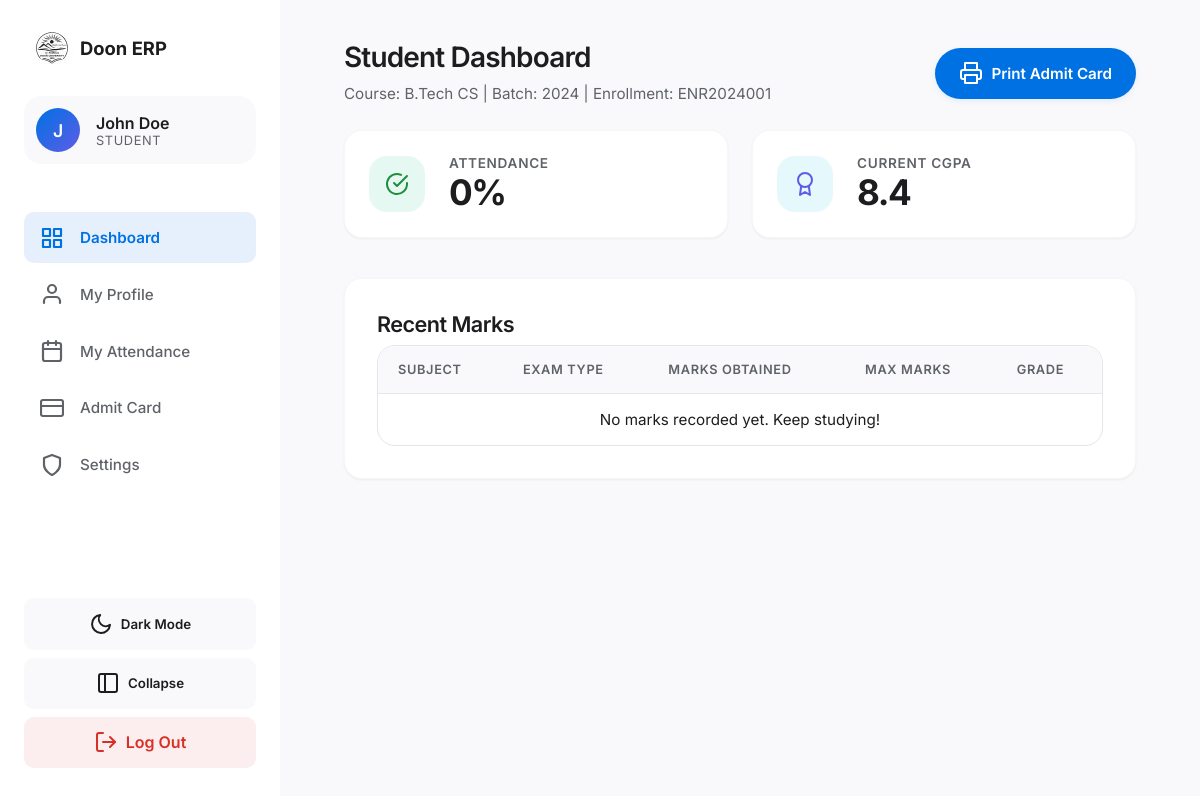
Screenshot of /student_dashboard.php (signed in) with the database file from the repository.
### tables this page shows
CREATE TABLE IF NOT EXISTS students (
    id INT AUTO_INCREMENT PRIMARY KEY,
    user_id INT NOT NULL,
    enrollment_no VARCHAR(50) UNIQUE NOT NULL,
    roll_no VARCHAR(50) UNIQUE DEFAULT NULL,
    course VARCHAR(150) NOT NULL,
    batch_year INT NOT NULL,
    semester INT DEFAULT 1,
    department_name VARCHAR(100) DEFAULT NULL,
    father_name VARCHAR(100) DEFAULT NULL,
    mother_name VARCHAR(100) DEFAULT NULL,
    dob DATE DEFAULT NULL,
    gender ENUM('Male', 'Female', 'Other') DEFAULT NULL,
    cast_category VARCHAR(20) DEFAULT NULL,
    is_ph ENUM('YES', 'NO') DEFAULT 'NO',
    abc_id VARCHAR(50) DEFAULT NULL,
    mobile VARCHAR(20) DEFAULT NULL,
    created_at TIMESTAMP DEFAULT CURRENT_TIMESTAMP,
    updated_at TIMESTAMP DEFAULT CURRENT_TIMESTAMP ON UPDATE CURRENT_TIMESTAMP,
    FOREIGN KEY (user_id) REFERENCES users(id) ON DELETE CASCADE,
    INDEX idx_enrollment (enrollment_no),
    INDEX idx_roll (roll_no)
);

### student_dashboard.php (the view, shortened to what this page needs)
<?php
require_once 'includes/db.php';
require_once 'includes/header.php';
$user_id = $_SESSION['user_id'];
$stmt = $pdo->prepare("SELECT id, enrollment_no, course, batch_year FROM students WHERE user_id = ?");
$stmt->execute([$user_id]);
$student = $stmt->fetch();
$student_id = $student['id'];
$stmt = $pdo->prepare("
    SELECT
        COUNT(*) as total,
        SUM(CASE WHEN status = 'present' THEN 1 ELSE 0 END) as present,
        SUM(CASE WHEN status = 'late' THEN 1 ELSE 0 END) as late
    FROM attendance
    WHERE student_id = ?
");
$stmt->execute([$student_id]);
$attendance_stats = $stmt->fetch();
$total_classes = $attendance_stats['total'];
$present_weighted = $attendance_stats['present'] + ($attendance_stats['late'] * 0.5);
$attendance_percentage = ($total_classes > 0) ? round(($present_weighted / $total_classes) * 100, 1) : 0;
?>
<div class="flex-between mb-3">
    <div>
        <h2>Student Dashboard</h2>
        <p>Course: <?= htmlspecialchars($student['course']) ?> | Batch: <?= htmlspecialchars($student['batch_year']) ?> | Enrollment: <?= htmlspecialchars($student['enrollment_no']) ?></p>
    </div>
    <a href="admit_card.php" class="btn btn-primary" target="_blank"><i data-feather="printer"></i> Print Admit Card</a>
</div>
<div class="dashboard-grid">
    <div class="glass-panel stat-card" onclick="location.href='attendance.php'" style="cursor: pointer;">
        <div class="stat-icon" style="color: var(--success); background: rgba(16, 185, 129, 0.1);"><i data-feather="check-circle"></i></div>
        <div class="stat-info">
            <h4>Attendance</h4>
            <h2><?= $attendance_percentage ?>%</h2>
        </div>
    </div>
    <div class="glass-panel stat-card">
        <div class="stat-icon" style="color: var(--accent); background: rgba(6, 182, 212, 0.1);"><i data-feather="award"></i></div>
        <div class="stat-info">
            <h4>Current CGPA</h4>
            <h2>8.4</h2>
        </div>
    </div>
</div>
<div class="glass-panel">
    <h3>Recent Marks</h3>
    <div class="table-container">
        <table>
            <thead>
                <tr>
                    <th>Subject</th>
                    <th>Exam Type</th>
                    <th>Marks Obtained</th>
                    <th>Max Marks</th>
                    <th>Grade</th>
                </tr>
            </thead>
            <tbody>
                <?php
                $stmt = $pdo->prepare("
                    SELECT m.exam_type, m.marks_obtained, m.max_marks, s.name as subject_name
                    FROM marks m
                    JOIN subjects s ON m.subject_id = s.id
                    WHERE m.student_id = (SELECT id FROM students WHERE user_id = ?)
                    ORDER BY m.id DESC LIMIT 5
                ");
                $stmt->execute([$user_id]);
                $marks = $stmt->fetchAll();
                if (count($marks) > 0):
                    foreach ($marks as $m):
                        $percentage = ($m['marks_obtained'] / $m['max_marks']) * 100;
                        $grade = 'F';
                        $color = 'danger';
                        if ($percentage >= 90) { $grade = 'A+'; $color = 'success'; }
                        elseif ($percentage >= 80) { $grade = 'A'; $color = 'success'; }
                        elseif ($percentage >= 70) { $grade = 'B'; $color = 'primary'; }
                        elseif ($percentage >= 60) { $grade = 'C'; $color = 'primary'; }
                ?>
                <tr>
                    <td><span class="badge badge-secondary"><?= htmlspecialchars($m['subject_name']) ?></span></td>
                    <td><?= ucfirst(htmlspecialchars($m['exam_type'])) ?></td>
                    <td><strong><?= $m['marks_obtained'] ?></strong></td>
                    <td><?= $m['max_marks'] ?></td>
                    <td><span class="badge badge-<?= $color ?>"><?= $grade ?></span></td>
                </tr>
                <?php endforeach; else: ?>
                <tr>
                    <td colspan="5" class="text-center text-muted">No marks recorded yet. Keep studying!</td>
                </tr>
                <?php endif; ?>
            </tbody>
        </table>
    </div>
</div>
<?php require_once 'includes/footer.php'; ?>

### css/style.css (style rules this page uses)
:root { --bg-main: #f9f9fb; --bg-surface: #ffffff; --text-primary: #1d1d1f; --text-secondary: #5f6368; --border-color: #e5e5ea; --primary: #0071e3; --primary-hover: #0077ED; --primary-light: rgba(0, 113, 227, 0.1); --danger: #d93025; --success: #1e8e3e; --accent: #5e5ce6; --shadow-sm: 0 1px 3px rgba(0, 0, 0, 0.04), 0 1px 2px rgba(0, 0, 0, 0.02); --shadow-md: 0 4px 12px rgba(0, 0, 0, 0.05), 0 1px 3px rgba(0, 0, 0, 0.03); --shadow-lg: 0 12px 32px rgba(0, 0, 0, 0.08), 0 2px 6px rgba(0, 0, 0, 0.04); --radius-sm: 10px; --radius-md: 18px; --radius-lg: 24px; --input-bg: #f1f3f4; --input-bg-hover: #e8eaed; --sidebar-width: 280px; --sidebar-collapsed-width: 80px; --transition: 0.3s cubic-bezier(0.2, 0.8, 0.2, 1); }
* { margin: 0; padding: 0; box-sizing: border-box; font-family: 'Inter', -apple-system, BlinkMacSystemFont, 'Segoe UI', Roboto, sans-serif; -webkit-font-smoothing: antialiased; -moz-osx-font-smoothing: grayscale; }
body { background: var(--bg-main); color: var(--text-primary); min-height: 100vh; display: flex; flex-direction: column; transition: background-color var(--transition), color var(--transition); }
.glass-panel, .surface-card { background: var(--bg-surface); border-radius: var(--radius-md); padding: 2rem; box-shadow: var(--shadow-sm); border: 1px solid rgba(0,0,0,0.03); transition: transform var(--transition), box-shadow var(--transition); }
h1, h2, h3, h4 { font-weight: 600; color: var(--text-primary); letter-spacing: -0.025em; margin-bottom: 0.5rem; }
h2 { font-size: 1.75rem; letter-spacing: -0.03em; }
h3 { font-size: 1.35rem; }
p { color: var(--text-secondary); line-height: 1.6; font-size: 0.95rem; }
.btn { display: inline-flex; align-items: center; justify-content: center; padding: 0.85rem 1.5rem; border-radius: 999px; font-weight: 600; font-size: 0.95rem; cursor: pointer; transition: all var(--transition); border: none; text-decoration: none; gap: 0.5rem; }
.btn-primary { background: var(--primary); color: #fff; box-shadow: 0 2px 6px var(--primary-light); }
.dashboard-grid { display: grid; grid-template-columns: repeat(auto-fit, minmax(260px, 1fr)); gap: 1.5rem; margin-bottom: 2.5rem; }
.stat-card { display: flex; align-items: center; gap: 1.5rem; padding: 1.5rem; }
.stat-icon { width: 56px; height: 56px; border-radius: var(--radius-md); display: flex; align-items: center; justify-content: center; font-size: 1.5rem; background: var(--primary-light); color: var(--primary); }
.stat-info h4 { margin: 0; font-size: 0.85rem; color: var(--text-secondary); font-weight: 600; text-transform: uppercase; letter-spacing: 0.05em; }
.stat-info h2 { margin: 0; font-size: 2.2rem; color: var(--text-primary); font-weight: 700; letter-spacing: -0.04em; }
.table-container { width: 100%; overflow-x: auto; background: var(--bg-surface); border-radius: var(--radius-md); border: 1px solid var(--border-color); }
table { width: 100%; border-collapse: collapse; }
th, td { padding: 1rem 1.25rem; text-align: left; border-bottom: 1px solid var(--border-color); }
th { background: var(--bg-main); color: var(--text-secondary); font-weight: 600; font-size: 0.8rem; text-transform: uppercase; letter-spacing: 0.05em; }
td { color: var(--text-primary); font-size: 0.95rem; }
tr:last-child td { border-bottom: none; }
.text-center { text-align: center; }
.mb-3 { margin-bottom: 1.5rem; }
.flex-between { display: flex; justify-content: space-between; align-items: center; }

### rows the page displays
students: course "B.Tech CS", batch_year "2024", enrollment_no "ENR2024001"

### other values shown
substr($name, 0, 1) "J"
$name "John Doe"
$role "STUDENT"
$attendance_percentage "0"
